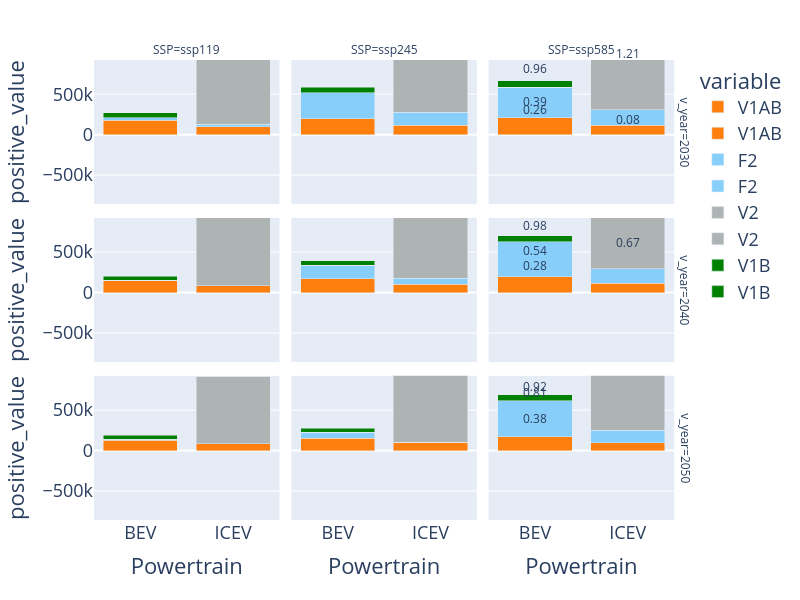

Notebook code for this chart:
### Code cell
# Melt the DataFrame to have a long-form data format
# Melt the DataFrame to have a long-form data format
df_melted = df.melt(id_vars=['Powertrain', 'v_year', 'SSP', 'LC_kgCO2e_vkm'], 
                    value_vars=['V1AB', 'F2', 'V2', 'V1B'],
                    var_name='variable', value_name='value')

# Split into positive and negative values
df_melted['positive_value'] = df_melted['value'].apply(lambda x: x if x >= 0 else 0)
df_melted['negative_value'] = df_melted['value'].apply(lambda x: x if x < 0 else 0)

# Calculate the minimum y-value for setting the y-axis range
min_y_value = df_melted['negative_value'].min()

# Create the figure with positive values
fig = px.bar(df_melted, x="Powertrain", y="positive_value", color="variable",
             color_discrete_map=color_dict,
             barmode="stack",
             facet_row="v_year", facet_col="SSP",
             height=600, width=800)

# Add negative values as a separate trace
for variable in df_melted['variable'].unique():
    negative_trace = px.bar(df_melted[df_melted['variable'] == variable], 
                            x="Powertrain", y="negative_value", color="variable",
                            color_discrete_map=color_dict,
                            barmode="stack",
                            facet_row="v_year", facet_col="SSP").data[0]
    fig.add_trace(negative_trace)

# Calculate the 

# Adjust y-axis to accommodate negative values
fig.update_yaxes(range=[min_y_value, df_melted['positive_value'].max()])

# Increase facet row and facet column label font sizes
fig.update_layout(
    font=dict(
        size=18  # Adjust the font size as needed
    ),
    annotations=[dict(font_size=12)]
)


fig.show()

### Figure 1 — Plotly figure (JSON) as saved in the notebook; plotly's stock layout.template omitted (floating-point values rounded to 4 significant figures)
{"data": [{"alignmentgroup": "True", "hovertemplate": "variable=V1AB<br>v_year=2030<br>SSP=ssp119<br>Powertrain=%{x}<br>positive_value=%{y}<extra></extra>", "legendgroup": "V1AB", "marker": {"color": "#ff7f0e", "pattern": {"shape": ""}}, "name": "V1AB", "offsetgroup": "V1AB", "orientation": "v", "showlegend": true, "textposition": "auto", "type": "bar", "x": ["BEV", "ICEV"], "xaxis": "x7", "y": [179100.0, 99130.0], "yaxis": "y7"}, {"alignmentgroup": "True", "hovertemplate": "variable=V1AB<br>v_year=2030<br>SSP=ssp245<br>Powertrain=%{x}<br>positive_value=%{y}<extra></extra>", "legendgroup": "V1AB", "marker": {"color": "#ff7f0e", "pattern": {"shape": ""}}, "name": "V1AB", "offsetgroup": "V1AB", "orientation": "v", "showlegend": false, "textposition": "auto", "type": "bar", "x": ["BEV", "ICEV"], "xaxis": "x8", "y": [194900.0, 115200.0], "yaxis": "y8"}, {"alignmentgroup": "True", "hovertemplate": "variable=V1AB<br>v_year=2030<br>SSP=ssp585<br>Powertrain=%{x}<br>positive_value=%{y}<extra></extra>", "legendgroup": "V1AB", "marker": {"color": "#ff7f0e", "pattern": {"shape": ""}}, "name": "V1AB", "offsetgroup": "V1AB", "orientation": "v", "showlegend": false, "textposition": "auto", "type": "bar", "x": ["BEV", "ICEV"], "xaxis": "x9", "y": [206400.0, 119200.0], "yaxis": "y9"}, {"alignmentgroup": "True", "hovertemplate": "variable=V1AB<br>v_year=2040<br>SSP=ssp119<br>Powertrain=%{x}<br>positive_value=%{y}<extra></extra>", "legendgroup": "V1AB", "marker": {"color": "#ff7f0e", "pattern": {"shape": ""}}, "name": "V1AB", "offsetgroup": "V1AB", "orientation": "v", "showlegend": false, "textposition": "auto", "type": "bar", "x": ["BEV", "ICEV"], "xaxis": "x4", "y": [148200.0, 87560.0], "yaxis": "y4"}, {"alignmentgroup": "True", "hovertemplate": "variable=V1AB<br>v_year=2040<br>SSP=ssp245<br>Powertrain=%{x}<br>positive_value=%{y}<extra></extra>", "legendgroup": "V1AB", "marker": {"color": "#ff7f0e", "pattern": {"shape": ""}}, "name": "V1AB", "offsetgroup": "V1AB", "orientation": "v", "showlegend": false, "textposition": "auto", "type": "bar", "x": ["BEV", "ICEV"], "xaxis": "x5", "y": [169500.0, 106100.0], "yaxis": "y5"}, {"alignmentgroup": "True", "hovertemplate": "variable=V1AB<br>v_year=2040<br>SSP=ssp585<br>Powertrain=%{x}<br>positive_value=%{y}<extra></extra>", "legendgroup": "V1AB", "marker": {"color": "#ff7f0e", "pattern": {"shape": ""}}, "name": "V1AB", "offsetgroup": "V1AB", "orientation": "v", "showlegend": false, "textposition": "auto", "type": "bar", "x": ["BEV", "ICEV"], "xaxis": "x6", "y": [195300.0, 116300.0], "yaxis": "y6"}, {"alignmentgroup": "True", "hovertemplate": "variable=V1AB<br>v_year=2050<br>SSP=ssp119<br>Powertrain=%{x}<br>positive_value=%{y}<extra></extra>", "legendgroup": "V1AB", "marker": {"color": "#ff7f0e", "pattern": {"shape": ""}}, "name": "V1AB", "offsetgroup": "V1AB", "orientation": "v", "showlegend": false, "textposition": "auto", "type": "bar", "x": ["BEV", "ICEV"], "xaxis": "x", "y": [128700.0, 82660.0], "yaxis": "y"}, {"alignmentgroup": "True", "hovertemplate": "variable=V1AB<br>v_year=2050<br>SSP=ssp245<br>Powertrain=%{x}<br>positive_value=%{y}<extra></extra>", "legendgroup": "V1AB", "marker": {"color": "#ff7f0e", "pattern": {"shape": ""}}, "name": "V1AB", "offsetgroup": "V1AB", "orientation": "v", "showlegend": false, "textposition": "auto", "type": "bar", "x": ["BEV", "ICEV"], "xaxis": "x2", "y": [150100.0, 99870.0], "yaxis": "y2"}, {"alignmentgroup": "True", "hovertemplate": "variable=V1AB<br>v_year=2050<br>SSP=ssp585<br>Powertrain=%{x}<br>positive_value=%{y}<extra></extra>", "legendgroup": "V1AB", "marker": {"color": "#ff7f0e", "pattern": {"shape": ""}}, "name": "V1AB", "offsetgroup": "V1AB", "orientation": "v", "showlegend": false, "textposition": "auto", "type": "bar", "x": ["BEV", "ICEV"], "xaxis": "x3", "y": [168500.0, 96560.0], "yaxis": "y3"}, {"alignmentgroup": "True", "hovertemplate": "variable=F2<br>v_year=2030<br>SSP=ssp119<br>Powertrain=%{x}<br>positive_value=%{y}<extra></extra>", "legendgroup": "F2", "marker": {"color": "lightskyblue", "pattern": {"shape": ""}}, "name": "F2", "offsetgroup": "F2", "orientation": "v", "showlegend": true, "textposition": "auto", "type": "bar", "x": ["BEV", "ICEV"], "xaxis": "x7", "y": [29340.0, 26770.0], "yaxis": "y7"}, {"alignmentgroup": "True", "hovertemplate": "variable=F2<br>v_year=2030<br>SSP=ssp245<br>Powertrain=%{x}<br>positive_value=%{y}<extra></extra>", "legendgroup": "F2", "marker": {"color": "lightskyblue", "pattern": {"shape": ""}}, "name": "F2", "offsetgroup": "F2", "orientation": "v", "showlegend": false, "textposition": "auto", "type": "bar", "x": ["BEV", "ICEV"], "xaxis": "x8", "y": [325700.0, 164500.0], "yaxis": "y8"}, {"alignmentgroup": "True", "hovertemplate": "variable=F2<br>v_year=2030<br>SSP=ssp585<br>Powertrain=%{x}<br>positive_value=%{y}<extra></extra>", "legendgroup": "F2", "marker": {"color": "lightskyblue", "pattern": {"shape": ""}}, "name": "F2", "offsetgroup": "F2", "orientation": "v", "showlegend": false, "textposition": "auto", "type": "bar", "x": ["BEV", "ICEV"], "xaxis": "x9", "y": [378400.0, 188000.0], "yaxis": "y9"}, {"alignmentgroup": "True", "hovertemplate": "variable=F2<br>v_year=2040<br>SSP=ssp119<br>Powertrain=%{x}<br>positive_value=%{y}<extra></extra>", "legendgroup": "F2", "marker": {"color": "lightskyblue", "pattern": {"shape": ""}}, "name": "F2", "offsetgroup": "F2", "orientation": "v", "showlegend": false, "textposition": "auto", "type": "bar", "x": ["BEV", "ICEV"], "xaxis": "x4", "y": [6378.0, 0], "yaxis": "y4"}, {"alignmentgroup": "True", "hovertemplate": "variable=F2<br>v_year=2040<br>SSP=ssp245<br>Powertrain=%{x}<br>positive_value=%{y}<extra></extra>", "legendgroup": "F2", "marker": {"color": "lightskyblue", "pattern": {"shape": ""}}, "name": "F2", "offsetgroup": "F2", "orientation": "v", "showlegend": false, "textposition": "auto", "type": "bar", "x": ["BEV", "ICEV"], "xaxis": "x5", "y": [170000.0, 70080.0], "yaxis": "y5"}, {"alignmentgroup": "True", "hovertemplate": "variable=F2<br>v_year=2040<br>SSP=ssp585<br>Powertrain=%{x}<br>positive_value=%{y}<extra></extra>", "legendgroup": "F2", "marker": {"color": "lightskyblue", "pattern": {"shape": ""}}, "name": "F2", "offsetgroup": "F2", "orientation": "v", "showlegend": false, "textposition": "auto", "type": "bar", "x": ["BEV", "ICEV"], "xaxis": "x6", "y": [434100.0, 176000.0], "yaxis": "y6"}, {"alignmentgroup": "True", "hovertemplate": "variable=F2<br>v_year=2050<br>SSP=ssp119<br>Powertrain=%{x}<br>positive_value=%{y}<extra></extra>", "legendgroup": "F2", "marker": {"color": "lightskyblue", "pattern": {"shape": ""}}, "name": "F2", "offsetgroup": "F2", "orientation": "v", "showlegend": false, "textposition": "auto", "type": "bar", "x": ["BEV", "ICEV"], "xaxis": "x", "y": [9669.0, 0], "yaxis": "y"}, {"alignmentgroup": "True", "hovertemplate": "variable=F2<br>v_year=2050<br>SSP=ssp245<br>Powertrain=%{x}<br>positive_value=%{y}<extra></extra>", "legendgroup": "F2", "marker": {"color": "lightskyblue", "pattern": {"shape": ""}}, "name": "F2", "offsetgroup": "F2", "orientation": "v", "showlegend": false, "textposition": "auto", "type": "bar", "x": ["BEV", "ICEV"], "xaxis": "x2", "y": [75600.0, 0], "yaxis": "y2"}, {"alignmentgroup": "True", "hovertemplate": "variable=F2<br>v_year=2050<br>SSP=ssp585<br>Powertrain=%{x}<br>positive_value=%{y}<extra></extra>", "legendgroup": "F2", "marker": {"color": "lightskyblue", "pattern": {"shape": ""}}, "name": "F2", "offsetgroup": "F2", "orientation": "v", "showlegend": false, "textposition": "auto", "type": "bar", "x": ["BEV", "ICEV"], "xaxis": "x3", "y": [447700.0, 157100.0], "yaxis": "y3"}, {"alignmentgroup": "True", "hovertemplate": "variable=V2<br>v_year=2030<br>SSP=ssp119<br>Powertrain=%{x}<br>positive_value=%{y}<extra></extra>", "legendgroup": "V2", "marker": {"color": "#aeb4b4", "pattern": {"shape": ""}}, "name": "V2", "offsetgroup": "V2", "orientation": "v", "showlegend": true, "textposition": "auto", "type": "bar", "x": ["BEV", "ICEV"], "xaxis": "x7", "y": [0, 922900.0], "yaxis": "y7"}, {"alignmentgroup": "True", "hovertemplate": "variable=V2<br>v_year=2030<br>SSP=ssp245<br>Powertrain=%{x}<br>positive_value=%{y}<extra></extra>", "legendgroup": "V2", "marker": {"color": "#aeb4b4", "pattern": {"shape": ""}}, "name": "V2", "offsetgroup": "V2", "orientation": "v", "showlegend": false, "textposition": "auto", "type": "bar", "x": ["BEV", "ICEV"], "xaxis": "x8", "y": [0, 923000.0], "yaxis": "y8"}, {"alignmentgroup": "True", "hovertemplate": "variable=V2<br>v_year=2030<br>SSP=ssp585<br>Powertrain=%{x}<br>positive_value=%{y}<extra></extra>", "legendgroup": "V2", "marker": {"color": "#aeb4b4", "pattern": {"shape": ""}}, "name": "V2", "offsetgroup": "V2", "orientation": "v", "showlegend": false, "textposition": "auto", "type": "bar", "x": ["BEV", "ICEV"], "xaxis": "x9", "y": [0, 923000.0], "yaxis": "y9"}, {"alignmentgroup": "True", "hovertemplate": "variable=V2<br>v_year=2040<br>SSP=ssp119<br>Powertrain=%{x}<br>positive_value=%{y}<extra></extra>", "legendgroup": "V2", "marker": {"color": "#aeb4b4", "pattern": {"shape": ""}}, "name": "V2", "offsetgroup": "V2", "orientation": "v", "showlegend": false, "textposition": "auto", "type": "bar", "x": ["BEV", "ICEV"], "xaxis": "x4", "y": [0, 876700.0], "yaxis": "y4"}, {"alignmentgroup": "True", "hovertemplate": "variable=V2<br>v_year=2040<br>SSP=ssp245<br>Powertrain=%{x}<br>positive_value=%{y}<extra></extra>", "legendgroup": "V2", "marker": {"color": "#aeb4b4", "pattern": {"shape": ""}}, "name": "V2", "offsetgroup": "V2", "orientation": "v", "showlegend": false, "textposition": "auto", "type": "bar", "x": ["BEV", "ICEV"], "xaxis": "x5", "y": [0, 877100.0], "yaxis": "y5"}, {"alignmentgroup": "True", "hovertemplate": "variable=V2<br>v_year=2040<br>SSP=ssp585<br>Powertrain=%{x}<br>positive_value=%{y}<extra></extra>", "legendgroup": "V2", "marker": {"color": "#aeb4b4", "pattern": {"shape": ""}}, "name": "V2", "offsetgroup": "V2", "orientation": "v", "showlegend": false, "textposition": "auto", "type": "bar", "x": ["BEV", "ICEV"], "xaxis": "x6", "y": [0, 877300.0], "yaxis": "y6"}, {"alignmentgroup": "True", "hovertemplate": "variable=V2<br>v_year=2050<br>SSP=ssp119<br>Powertrain=%{x}<br>positive_value=%{y}<extra></extra>", "legendgroup": "V2", "marker": {"color": "#aeb4b4", "pattern": {"shape": ""}}, "name": "V2", "offsetgroup": "V2", "orientation": "v", "showlegend": false, "textposition": "auto", "type": "bar", "x": ["BEV", "ICEV"], "xaxis": "x", "y": [0, 832700.0], "yaxis": "y"}, {"alignmentgroup": "True", "hovertemplate": "variable=V2<br>v_year=2050<br>SSP=ssp245<br>Powertrain=%{x}<br>positive_value=%{y}<extra></extra>", "legendgroup": "V2", "marker": {"color": "#aeb4b4", "pattern": {"shape": ""}}, "name": "V2", "offsetgroup": "V2", "orientation": "v", "showlegend": false, "textposition": "auto", "type": "bar", "x": ["BEV", "ICEV"], "xaxis": "x2", "y": [0, 833400.0], "yaxis": "y2"}, {"alignmentgroup": "True", "hovertemplate": "variable=V2<br>v_year=2050<br>SSP=ssp585<br>Powertrain=%{x}<br>positive_value=%{y}<extra></extra>", "legendgroup": "V2", "marker": {"color": "#aeb4b4", "pattern": {"shape": ""}}, "name": "V2", "offsetgroup": "V2", "orientation": "v", "showlegend": false, "textposition": "auto", "type": "bar", "x": ["BEV", "ICEV"], "xaxis": "x3", "y": [0, 833900.0], "yaxis": "y3"}, {"alignmentgroup": "True", "hovertemplate": "variable=V1B<br>v_year=2030<br>SSP=ssp119<br>Powertrain=%{x}<br>positive_value=%{y}<extra></extra>", "legendgroup": "V1B", "marker": {"color": "green", "pattern": {"shape": ""}}, "name": "V1B", "offsetgroup": "V1B", "orientation": "v", "showlegend": true, "textposition": "auto", "type": "bar", "x": ["BEV", "ICEV"], "xaxis": "x7", "y": [62290.0, 0], "yaxis": "y7"}, {"alignmentgroup": "True", "hovertemplate": "variable=V1B<br>v_year=2030<br>SSP=ssp245<br>Powertrain=%{x}<br>positive_value=%{y}<extra></extra>", "legendgroup": "V1B", "marker": {"color": "green", "pattern": {"shape": ""}}, "name": "V1B", "offsetgroup": "V1B", "orientation": "v", "showlegend": false, "textposition": "auto", "type": "bar", "x": ["BEV", "ICEV"], "xaxis": "x8", "y": [64670.0, 0], "yaxis": "y8"}, {"alignmentgroup": "True", "hovertemplate": "variable=V1B<br>v_year=2030<br>SSP=ssp585<br>Powertrain=%{x}<br>positive_value=%{y}<extra></extra>", "legendgroup": "V1B", "marker": {"color": "green", "pattern": {"shape": ""}}, "name": "V1B", "offsetgroup": "V1B", "orientation": "v", "showlegend": false, "textposition": "auto", "type": "bar", "x": ["BEV", "ICEV"], "xaxis": "x9", "y": [80650.0, 0], "yaxis": "y9"}, {"alignmentgroup": "True", "hovertemplate": "variable=V1B<br>v_year=2040<br>SSP=ssp119<br>Powertrain=%{x}<br>positive_value=%{y}<extra></extra>", "legendgroup": "V1B", "marker": {"color": "green", "pattern": {"shape": ""}}, "name": "V1B", "offsetgroup": "V1B", "orientation": "v", "showlegend": false, "textposition": "auto", "type": "bar", "x": ["BEV", "ICEV"], "xaxis": "x4", "y": [47740.0, 0], "yaxis": "y4"}, {"alignmentgroup": "True", "hovertemplate": "variable=V1B<br>v_year=2040<br>SSP=ssp245<br>Powertrain=%{x}<br>positive_value=%{y}<extra></extra>", "legendgroup": "V1B", "marker": {"color": "green", "pattern": {"shape": ""}}, "name": "V1B", "offsetgroup": "V1B", "orientation": "v", "showlegend": false, "textposition": "auto", "type": "bar", "x": ["BEV", "ICEV"], "xaxis": "x5", "y": [51770.0, 0], "yaxis": "y5"}, {"alignmentgroup": "True", "hovertemplate": "variable=V1B<br>v_year=2040<br>SSP=ssp585<br>Powertrain=%{x}<br>positive_value=%{y}<extra></extra>", "legendgroup": "V1B", "marker": {"color": "green", "pattern": {"shape": ""}}, "name": "V1B", "offsetgroup": "V1B", "orientation": "v", "showlegend": false, "textposition": "auto", "type": "bar", "x": ["BEV", "ICEV"], "xaxis": "x6", "y": [73340.0, 0], "yaxis": "y6"}, {"alignmentgroup": "True", "hovertemplate": "variable=V1B<br>v_year=2050<br>SSP=ssp119<br>Powertrain=%{x}<br>positive_value=%{y}<extra></extra>", "legendgroup": "V1B", "marker": {"color": "green", "pattern": {"shape": ""}}, "name": "V1B", "offsetgroup": "V1B", "orientation": "v", "showlegend": false, "textposition": "auto", "type": "bar", "x": ["BEV", "ICEV"], "xaxis": "x", "y": [47820.0, 0], "yaxis": "y"}, {"alignmentgroup": "True", "hovertemplate": "variable=V1B<br>v_year=2050<br>SSP=ssp245<br>Powertrain=%{x}<br>positive_value=%{y}<extra></extra>", "legendgroup": "V1B", "marker": {"color": "green", "pattern": {"shape": ""}}, "name": "V1B", "offsetgroup": "V1B", "orientation": "v", "showlegend": false, "textposition": "auto", "type": "bar", "x": ["BEV", "ICEV"], "xaxis": "x2", "y": [52100.0, 0], "yaxis": "y2"}, {"alignmentgroup": "True", "hovertemplate": "variable=V1B<br>v_year=2050<br>SSP=ssp585<br>Powertrain=%{x}<br>positive_value=%{y}<extra></extra>", "legendgroup": "V1B", "marker": {"color": "green", "pattern": {"shape": ""}}, "name": "V1B", "offsetgroup": "V1B", "orientation": "v", "showlegend": false, "textposition": "auto", "type": "bar", "x": ["BEV", "ICEV"], "xaxis": "x3", "y": [74110.0, 0], "yaxis": "y3"}, {"alignmentgroup": "True", "hovertemplate": "variable=V1AB<br>v_year=2030<br>SSP=ssp119<br>Powertrain=%{x}<br>negative_value=%{y}<extra></extra>", "legendgroup": "V1AB", "marker": {"color": "#ff7f0e", "pattern": {"shape": ""}}, "name": "V1AB", "offsetgroup": "V1AB", "orientation": "v", "showlegend": true, "textposition": "auto", "type": "bar", "x": ["BEV", "ICEV"], "xaxis": "x7", "y": [0, 0], "yaxis": "y7"}, {"alignmentgroup": "True", "hovertemplate": "variable=F2<br>v_year=2030<br>SSP=ssp119<br>Powertrain=%{x}<br>negative_value=%{y}<extra></extra>", "legendgroup": "F2", "marker": {"color": "lightskyblue", "pattern": {"shape": ""}}, "name": "F2", "offsetgroup": "F2", "orientation": "v", "showlegend": true, "textposition": "auto", "type": "bar", "x": ["BEV", "ICEV"], "xaxis": "x7", "y": [0, 0], "yaxis": "y7"}, {"alignmentgroup": "True", "hovertemplate": "variable=V2<br>v_year=2030<br>SSP=ssp119<br>Powertrain=%{x}<br>negative_value=%{y}<extra></extra>", "legendgroup": "V2", "marker": {"color": "#aeb4b4", "pattern": {"shape": ""}}, "name": "V2", "offsetgroup": "V2", "orientation": "v", "showlegend": true, "textposition": "auto", "type": "bar", "x": ["BEV", "ICEV"], "xaxis": "x7", "y": [0, 0], "yaxis": "y7"}, {"alignmentgroup": "True", "hovertemplate": "variable=V1B<br>v_year=2030<br>SSP=ssp119<br>Powertrain=%{x}<br>negative_value=%{y}<extra></extra>", "legendgroup": "V1B", "marker": {"color": "green", "pattern": {"shape": ""}}, "name": "V1B", "offsetgroup": "V1B", "orientation": "v", "showlegend": true, "textposition": "auto", "type": "bar", "x": ["BEV", "ICEV"], "xaxis": "x7", "y": [0, 0], "yaxis": "y7"}], "layout": {"annotations": [{"font": {"size": 12}, "showarrow": false, "text": "SSP=ssp119", "x": 0.1567, "xanchor": "center", "xref": "paper", "y": 1.0, "yanchor": "bottom", "yref": "paper"}, {"font": {"size": 12}, "showarrow": false, "text": "SSP=ssp245", "x": 0.49, "xanchor": "center", "xref": "paper", "y": 1.0, "yanchor": "bottom", "yref": "paper"}, {"font": {"size": 12}, "showarrow": false, "text": "SSP=ssp585", "x": 0.8233, "xanchor": "center", "xref": "paper", "y": 1.0, "yanchor": "bottom", "yref": "paper"}, {"font": {"size": 12}, "showarrow": false, "text": "v_year=2050", "textangle": 90, "x": 0.98, "xanchor": "left", "xref": "paper", "y": 0.1567, "yanchor": "middle", "yref": "paper"}, {"font": {"size": 12}, "showarrow": false, "text": "v_year=2040", "textangle": 90, "x": 0.98, "xanchor": "left", "xref": "paper", "y": 0.5, "yanchor": "middle", "yref": "paper"}, {"font": {"size": 12}, "showarrow": false, "text": "v_year=2030", "textangle": 90, "x": 0.98, "xanchor": "left", "xref": "paper", "y": 0.8433, "yanchor": "middle", "yref": "paper"}, {"font": {"size": 12}, "showarrow": false, "text": "0.38", "x": "BEV", "xanchor": "center", "xref": "x3", "y": 270700.0, "yanchor": "bottom", "yref": "y3"}, {"font": {"size": 12}, "showarrow": false, "text": "0.28", "x": "BEV", "xanchor": "center", "xref": "x6", "y": 202300.0, "yanchor": "bottom", "yref": "y6"}, {"font": {"size": 12}, "showarrow": false, "text": "0.26", "x": "BEV", "xanchor": "center", "xref": "x9", "y": 186200.0, "yanchor": "bottom", "yref": "y9"}, {"font": {"size": 12}, "showarrow": false, "text": "0.81", "x": "BEV", "xanchor": "center", "xref": "x3", "y": 585200.0, "yanchor": "bottom", "yref": "y3"}, {"font": {"size": 12}, "showarrow": false, "text": "0.54", "x": "BEV", "xanchor": "center", "xref": "x6", "y": 391300.0, "yanchor": "bottom", "yref": "y6"}, {"font": {"size": 12}, "showarrow": false, "text": "0.39", "x": "BEV", "xanchor": "center", "xref": "x9", "y": 277800.0, "yanchor": "bottom", "yref": "y9"}, {"font": {"size": 12}, "showarrow": false, "text": "0.92", "x": "BEV", "xanchor": "center", "xref": "x3", "y": 665400.0, "yanchor": "bottom", "yref": "y3"}, {"font": {"size": 12}, "showarrow": false, "text": "0.98", "x": "BEV", "xanchor": "center", "xref": "x6", "y": 702700.0, "yanchor": "bottom", "yref": "y6"}, {"font": {"size": 12}, "showarrow": false, "text": "0.96", "x": "BEV", "xanchor": "center", "xref": "x9", "y": 690300.0, "yanchor": "bottom", "yref": "y9"}, {"font": {"size": 12}, "showarrow": false, "text": "1.46", "x": "ICEV", "xanchor": "center", "xref": "x3", "y": 1049000.0, "yanchor": "bottom", "yref": "y3"}, {"font": {"size": 12}, "showarrow": false, "text": "0.67", "x": "ICEV", "xanchor": "center", "xref": "x6", "y": 483700.0, "yanchor": "bottom", "yref": "y6"}, {"font": {"size": 12}, "showarrow": false, "text": "0.08", "x": "ICEV", "xanchor": "center", "xref": "x9", "y": 56820.0, "yanchor": "bottom", "yref": "y9"}, {"font": {"size": 12}, "showarrow": false, "text": "1.67", "x": "ICEV", "xanchor": "center", "xref": "x3", "y": 1203000.0, "yanchor": "bottom", "yref": "y3"}, {"font": {"size": 12}, "showarrow": false, "text": "1.46", "x": "ICEV", "xanchor": "center", "xref": "x6", "y": 1053000.0, "yanchor": "bottom", "yref": "y6"}, {"font": {"size": 12}, "showarrow": false, "text": "1.21", "x": "ICEV", "xanchor": "center", "xref": "x9", "y": 870400.0, "yanchor": "bottom", "yref": "y9"}, {"font": {"size": 12}, "showarrow": false, "text": "1.71", "x": "ICEV", "xanchor": "center", "xref": "x3", "y": 1230000.0, "yanchor": "bottom", "yref": "y3"}, {"font": {"size": 12}, "showarrow": false, "text": "1.62", "x": "ICEV", "xanchor": "center", "xref": "x6", "y": 1170000.0, "yanchor": "bottom", "yref": "y6"}, {"font": {"size": 12}, "showarrow": false, "text": "1.51", "x": "ICEV", "xanchor": "center", "xref": "x9", "y": 1088000.0, "yanchor": "bottom", "yref": "y9"}], "barmode": "stack", "font": {"size": 18}, "height": 600, "legend": {"title": {"text": "variable"}, "tracegroupgap": 0}, "margin": {"t": 60}, "width": 800, "xaxis": {"anchor": "y", "autorange": true, "domain": [0, 0.3133], "range": [-0.5, 1.5], "title": {"text": "Powertrain"}, "type": "category"}, "xaxis2": {"anchor": "y2", "autorange": true, "domain": [0.3333, 0.6467], "matches": "x", "range": [-0.5, 1.5], "title": {"text": "Powertrain"}, "type": "category"}, "xaxis3": {"anchor": "y3", "autorange": true, "domain": [0.6667, 0.98], "matches": "x", "range": [-0.5, 1.5], "title": {"text": "Powertrain"}, "type": "category"}, "xaxis4": {"anchor": "y4", "autorange": true, "domain": [0, 0.3133], "matches": "x", "range": [-0.5, 1.5], "showticklabels": false, "type": "category"}, "xaxis5": {"anchor": "y5", "autorange": true, "domain": [0.3333, 0.6467], "matches": "x", "range": [-0.5, 1.5], "showticklabels": false, "type": "category"}, "xaxis6": {"anchor": "y6", "autorange": true, "domain": [0.6667, 0.98], "matches": "x", "range": [-0.5, 1.5], "showticklabels": false, "type": "category"}, "xaxis7": {"anchor": "y7", "autorange": true, "domain": [0, 0.3133], "matches": "x", "range": [-0.5, 1.5], "showticklabels": false, "type": "category"}, "xaxis8": {"anchor": "y8", "autorange": true, "domain": [0.3333, 0.6467], "matches": "x", "range": [-0.5, 1.5], "showticklabels": false, "type": "category"}, "xaxis9": {"anchor": "y9", "autorange": true, "domain": [0.6667, 0.98], "matches": "x", "range": [-0.5, 1.5], "showticklabels": false, "type": "category"}, "yaxis": {"anchor": "x", "domain": [0, 0.3133], "range": [-858500.0, 923000.0], "title": {"text": "positive_value"}, "type": "linear"}, "yaxis2": {"anchor": "x2", "domain": [0, 0.3133], "matches": "y", "range": [-858500.0, 923000.0], "showticklabels": false, "type": "linear"}, "yaxis3": {"anchor": "x3", "domain": [0, 0.3133], "matches": "y", "range": [-858500.0, 923000.0], "showticklabels": false, "type": "linear"}, "yaxis4": {"anchor": "x4", "domain": [0.3433, 0.6567], "matches": "y", "range": [-858500.0, 923000.0], "title": {"text": "positive_value"}, "type": "linear"}, "yaxis5": {"anchor": "x5", "domain": [0.3433, 0.6567], "matches": "y", "range": [-858500.0, 923000.0], "showticklabels": false, "type": "linear"}, "yaxis6": {"anchor": "x6", "domain": [0.3433, 0.6567], "matches": "y", "range": [-858500.0, 923000.0], "showticklabels": false, "type": "linear"}, "yaxis7": {"anchor": "x7", "domain": [0.6867, 1.0], "matches": "y", "range": [-858500.0, 923000.0], "title": {"text": "positive_value"}, "type": "linear"}, "yaxis8": {"anchor": "x8", "domain": [0.6867, 1.0], "matches": "y", "range": [-858500.0, 923000.0], "showticklabels": false, "type": "linear"}, "yaxis9": {"anchor": "x9", "domain": [0.6867, 1.0], "matches": "y", "range": [-858500.0, 923000.0], "showticklabels": false, "type": "linear"}}}
